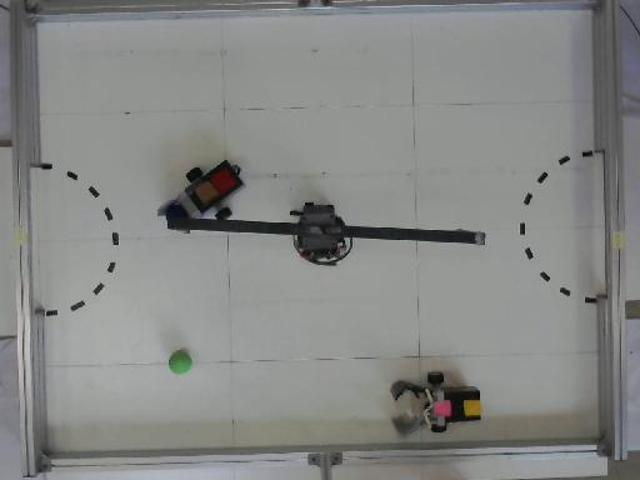
%> input picture code/test.jpg, 640 x 480 px
$ octave robotics_demo.m   (GNU Octave 9; MATLAB toolbox functions it lacks are replaced by stand-ins)
%> lines starting %> are read from the running program, lines starting %| are printed output that depends on the picture; in (x1, y1, x2, y2) boxes, pixels count from 0 and x2, y2 are one past the last pixel; in counts of white or black regions, pixels touching at a corner belong together; the program's own positions count from 1
### code/color_rec.m
%% Recognizing color patches
%% Input: Image in HSV, HSV parameter, structuring element
%% Output: centroid point (2x1)array
function [centroid] = color_rec(pic_hsv, hsv_param, se)

% Tolerance
h_tolerance = 0.0417;     % 0.0417 = (1/6)/4
s_tolerance = 0.15;
v_tolerance = 0.20;

% Thresholding by hue
BW_h_mask = pic_hsv(:,:,1) <= (hsv_param(1) + h_tolerance) & pic_hsv(:,:,1) >= (hsv_param(1) - h_tolerance);
% Thresholding by satuation
BW_s_mask = pic_hsv(:,:,2) <= (hsv_param(2) + s_tolerance) & pic_hsv(:,:,2) >= (hsv_param(2) - s_tolerance);
% Thresholding by value
BW_v_mask = pic_hsv(:,:,3) <= (hsv_param(3) + v_tolerance) & pic_hsv(:,:,3) >= (hsv_param(3) - v_tolerance);

% Get the specific color's binary image
BW = BW_h_mask & BW_s_mask & BW_v_mask;

% Morphology close and open
BW_close    = imclose(BW,se);
BW_open     = imopen(BW_close,se);

% Centroids calculation
C = regionprops(BW_open, 'Centroid');
centroid = cat(1, C.Centroid);

temp = centroid(:,1);
centroid(:,1) = centroid(:,2);
centroid(:,2) = temp;

% figure(1)
% imshow(BW_open)
end

### code/obstacle_img.m
%% Creating map for A* alogrithm
%% Input: Color patches' centroid point
%% Output: 48x64 Binary Image
function pic_b = obstacle_img(centroid_1, centroid_2)

% create a empty map
pic_b = zeros(48,64);

% bump location
bump = [23, 32];

% bump and car
for x = 1:48
    for y = 1:64
        if sqrt((x-bump(1))^2+(y-bump(2))^2) <= 3.5
            pic_b(x,y) = 1;
        end

        if sqrt((x-centroid_1(1))^2+(y-centroid_1(2))^2) <= 3.5
            pic_b(x,y) = 1;
        end

        if sqrt((x-centroid_2(1))^2+(y-centroid_2(2))^2) <= 3.5
            pic_b(x,y) = 1;
        end
    end
end

% wall
pic_b(1:19,1) = 1;
pic_b(29:48,1) = 1;
pic_b(1:19,64) = 1;
pic_b(29:48,64) = 1;
pic_b(1,:) = 1;
pic_b(48,:) = 1;

end

### code/astar.m
%% A* algorithm
%% Input: pic_b(48x64 map image), centroid(start) point, target point, structuring element
%% Output: path bank (2xN) matrix
function pathBank = astar(pic_b, centroid, target, se)

% declare constant
mapWidth = size(pic_b,1);
mapHeight = size(pic_b,2);
tileSize = 1;
walkable = 0;
unwalkable = 1;
onClosedList = 10;
onOpenList = onClosedList - 1;
found = 1;
nonexistent = 2;

% create needed array
% openList = zeros(mapWidth*mapHeight+2);
 whichList = zeros(mapWidth+1, mapHeight+1);
% [5 lines of commented-out code are left out]
 Gcost = zeros(mapWidth+1, mapHeight+1);
% Hcost = zeros(mapWidth*mapHeight+2);
 pathLength = 0;

% Initial point
startingX = round(centroid(1));
if startingX == 0;
    startingX = 1;
end
startingY = round(centroid(2));
if startingY == 0;
    startingY = 1;
end

% Target point
if (target(1) ~= 0) && (target(2) ~= 0)
   targetX = round(target(1));
   targetY = round(target(2));
else
   targetX = round(centroid(1));
   targetY = round(centroid(2));
end

if targetX == 0;
    targetX = 1;
end
if targetY == 0;
    targetY = 1;
end

% Obstacle
walkability = pic_b;
penalty = imerode(walkability,se);

newOpenListItemID = 0;

%% Run Algorithm
% 1. convert location data to coordinates in the walkability array
startX = round(startingX/tileSize);
startY = round(startingY/tileSize);
pathBank = [startX, startX, startX, startX; startY, startY, startY, startY];

% 2. Quick path check
if (startX == targetX) && (startY == targetY)
    fprintf('found\n');
    pathBank = [startX, startX; startY, startY];
elseif (walkability(targetX,targetY) == unwalkable)
	fprintf('noPath\n');
    pathBank = [startX, startX; startY, startY];
else

    % 3. add the starting location to the open list
    numberOfOpenListItems = 1;
    openList(1) = 1;
    openX(1) = startX;
    openY(1) = startY;

    while 1 % 4. until find the path or nonexist
        if numberOfOpenListItems ~= 0
            % 5. the open list is not empty, take the first cell off the list
            parentXval = openX(openList(1));
            parentYval = openY(openList(1));
            if parentXval == 0
                parentXval = 1;
            end
            if parentYval == 0
                parentYval = 1;
            end
            whichList(parentXval,parentYval) = onClosedList;

            numberOfOpenListItems = numberOfOpenListItems - 1;
            openList(1) = openList(numberOfOpenListItems+1); % move the last item in the heap up to slot #1
            v = 1;

            while 1 % repeat the following until the new item in slot #1 sinks to its proper spot
                u = v;
                if (2*u+1 <= numberOfOpenListItems) % if both children exist
                    % Check if the F cost of the parent is greater than each child.
                    % Select the lowest of the two children.
                    if Fcost(openList(u)) >= Fcost(openList(2*u))
                        v = 2*u;
                    end
                    if Fcost(openList(v)) >= Fcost(openList(2*u+1))
                        v = 2*u+1;
                    end
                else
                    if 2*u <= numberOfOpenListItems % if only child #1 exists
                    % Check if the F cost of the parent is greater than child #1
                        if Fcost(openList(u)) >= Fcost(openList(2*u))
                            v = 2*u;
                        end
                    end
                end

                if u ~= v % if parent's F is > one of its children, swap them
                    temp = openList(u);
                    openList(u) = openList(v);
                    openList(v) = temp;
                else
                    break; %otherwise, exit loop
                end
            end

            % 6. check the adjacent squares
            for b = (parentYval - 1): (parentYval + 1)
                for a = (parentXval - 1): (parentXval + 1)
                    if a > 0 && b > 0 && a <= mapWidth && b <= mapHeight
                        if whichList(a,b) ~= onClosedList
                            if walkability(a,b) ~= unwalkable
                                % don't cut cross corner
                                corner = walkable;
                                if (a == parentXval-1)
                                    if (b == parentYval-1)
                                        if (walkability(parentXval-1,parentYval) == unwalkable) || (walkability(parentXval,parentYval-1) == unwalkable)
                                            corner = unwalkable;
                                        end
                                    elseif (b == parentYval+1)
                                        if (walkability(parentXval,parentYval+1) == unwalkable || walkability(parentXval-1,parentYval) == unwalkable)
                                            corner = unwalkable;
                                        end
                                    end
                                elseif (a == parentXval+1)
                                    if (b == parentYval-1)
                                        if (walkability(parentXval,parentYval-1) == unwalkable || walkability(parentXval+1,parentYval) == unwalkable)
                                            corner = unwalkable;
                                        end
                                    elseif (b == parentYval+1)
                                        if (walkability(parentXval+1,parentYval) == unwalkable || walkability(parentXval,parentYval+1) == unwalkable)
                                            corner = unwalkable;
                                        end
                                    end
                                end
                                if corner == walkable
                                    % If not already on the open list, add it to the open list.
                                    if (whichList(a,b) ~= onOpenList)
                                        %Create a new open list item in the binary heap.
                                        newOpenListItemID = newOpenListItemID + 1; % each new item has a unique ID #
                                        m = numberOfOpenListItems+1;
                                        openList(m) = newOpenListItemID; % place the new open list item (actually, its ID#) at the bottom of the heap
                                        openX(newOpenListItemID) = a;
                                        openY(newOpenListItemID) = b; % record the x and y coordinates of the new item

                                        % Figure out its G cost
                                        if (abs(a-parentXval) == 1 && abs(b-parentYval) == 1)
                                            addedGCost = 14; % cost of going to diagonal squares
                                        else
                                            addedGCost = 10; % cost of going to non-diagonal squares
                                        end
                      %%%%%%%%%%%%%%%%%%%%%%%%%%%%%%%%%%%%%%%%%%%%%%%%%%%%%%%%%%%%%%%%%%%%%%%%%%%%%%%%%%%%%%%%%%%%%%%%%%%
                                        if penalty(a,b) == 1
                                            addedPenalty = 25;
                                        else
                                            addedPenalty = 0;
                                        end
                      %%%%%%%%%%%%%%%%%%%%%%%%%%%%%%%%%%%%%%%%%%%%%%%%%%%%%%%%%%%%%%%%%%%%%%%%%%%%%%%%%%%%%%%%%%%%%%%%%%%
                                        Gcost(a,b) = Gcost(parentXval,parentYval) + addedGCost + addedPenalty;

                                        %Figure out its H and F costs and parent
                                        Hcost(openList(m)) = 10*(abs(a - targetX) + abs(b - targetY));
                                        Fcost(openList(m)) = Gcost(a,b) + Hcost(openList(m));
                                        parentX(a,b) = parentXval ; parentY(a,b) = parentYval;

                                        % Move the new open list item to the proper place in the binary heap.
                                        % Starting at the bottom, successively compare to parent items,
                                        % swapping as needed until the item finds its place in the heap
                                        % or bubbles all the way to the top (if it has the lowest F cost).
                                        while m ~= 1 % While item hasn't bubbled to the top (m=1)
                                            %Check if child's F cost is < parent's F cost. If so, swap them.
                                            if (Fcost(openList(m)) <= Fcost(openList(round(m/2))))
                                                temp = openList(round(m/2));
                                                openList(round(m/2)) = openList(m);
                                                openList(m) = temp;
                                                m = round(m/2);
                                            else
                                                break;
                                            end
                                        end

                                        numberOfOpenListItems = numberOfOpenListItems+1; % add one to the number of items in the heap

                                        % Change whichList to show that the new item is on the open list.
                                        whichList(a,b) = onOpenList;
                                    else % If whichList(a,b) = onOpenList
                                        %Figure out the G cost of this possible new path
                                        if (abs(a-parentXval) == 1 && abs(b-parentYval) == 1)
                                            addedGCost = 14; % cost of going to diagonal tiles
                                        else
                                            addedGCost = 10; % cost of going to non-diagonal tiles
                                        end
                      %%%%%%%%%%%%%%%%%%%%%%%%%%%%%%%%%%%%%%%%%%%%%%%%%%%%%%%%%%%%%%%%%%%%%%%%%%%%%%%%%%%%%%%%%%%%%%%%%%%
                                        if penalty(a,b) == 1
                                            addedPenalty = 25;
                                        else
                                            addedPenalty = 0;
                                        end
                      %%%%%%%%%%%%%%%%%%%%%%%%%%%%%%%%%%%%%%%%%%%%%%%%%%%%%%%%%%%%%%%%%%%%%%%%%%%%%%%%%%%%%%%%%%%%%%%%%%%
                                        tempGcost = Gcost(parentXval,parentYval) + addedGCost + addedPenalty;

                                        % If this path is shorter (G cost is lower) then change
                                        % the parent cell, G cost and F cost.
                                        if (tempGcost < Gcost(a,b)) % if G cost is less,
                                            parentX(a,b) = parentXval; % change the square's parent
                                            parentY(a,b) = parentYval;
                                            Gcost(a,b) = tempGcost; % change the G cost

                                            % Because changing the G cost also changes the F cost, if
                                            % the item is on the open list we need to change the item's
                                            % recorded F cost and its position on the open list to make
                                            % sure that we maintain a properly ordered open list.
                                            for x = 1: numberOfOpenListItems % look for the item in the heap
                                                if openX(openList(x)) == a && openY(openList(x)) == b % item found
                                                    Fcost(openList(x)) = Gcost(a,b) + Hcost(openList(x));% change the F cost

                                                    % See if changing the F score bubbles the item up from it's current location in the heap
                                                    m = x;
                                                    while (m ~= 1) % While item hasn't bubbled to the top (m=1)
                                                        % Check if child is < parent. If so, swap them.
                                                        if (Fcost(openList(m)) < Fcost(openList(round(m/2))))
                                                            temp = openList(round(m/2));
                                                            openList(round(m/2)) = openList(m);
                                                            openList(m) = temp;
                                                            m = round(m/2);
                                                        else
                                                            break;
                                                        end
                                                    end
                                                    break; % exit for x = loop
                                                end
                                            end
                                        end
                                    end
                                end
                            end
                        end
                    end
                end
            end
        % 9.If open list is empty then there is no path.
        else
            path = nonexistent;
            break;
        end
        % If target is added to open list then path has been found.
        if (whichList(targetX,targetY) == onOpenList)
            path = found;
            break;
        end
    end

    % 10.Save the path if it exists.
    if path == found
        pathX = targetX;
        pathY = targetY;
        while 1
            % Look up the parent of the current cell.
            tempx = parentX(pathX,pathY);
            pathY = parentY(pathX,pathY);
            pathX = tempx;

            % Figure out the path length
            pathLength = pathLength + 1;

            if pathX == startX && pathY == startY
                break;
            end
        end

        % Now copy the path information over to the databank. Since we are
        % working backwards from the target to the start location, we copy
        % the information to the data bank in reverse order. The result is
        % a properly ordered set of path data, from the first step to the
        % last.
        pathX = targetX ; pathY = targetY;
        cellPosition = pathLength + 1;	% start at the end
        pathBank = zeros(2,cellPosition-1);
        while 1
            cellPosition = cellPosition - 1;
            pathBank(1,cellPosition) = pathX;
            pathBank(2,cellPosition) = pathY;

            % d.Look up the parent of the current cell.
            tempx = parentX(pathX,pathY);
            pathY = parentY(pathX,pathY);
            pathX = tempx;

            % e.If we have reached the starting square, exit the loop.
            if pathX == startX && pathY == startY
                break;
            end
        end
    end
end

n = size(pathBank,2);
if n < 2;
    pathBank(:,2) = [targetX; targetY];
end

### code/robotics_demo.m
clear all
clc

pic = imread('test.jpg');
%> pic is the input picture: size 480x640x3 uint8; mean R, G, B 134.4, 135.7, 133.9
pic_hsv = rgb2hsv(pic);
%> pic_hsv: size 480x640x3 double; mean H, S, V 0.338, 0.0381, 0.537

se_2 = strel('disk', 2);
se_4 = strel('disk', 4);

%hsv parameters
red_hsv     = [0.97, 0.75, 0.27];
brown_hsv   = [0.05, 0.50, 0.25];
yellow_hsv  = [0.11, 0.80, 0.52];
pink_hsv    = [0.95, 0.60, 0.55];
green_hsv   = [0.32, 0.45, 0.50];

tic

red     = color_rec(pic_hsv, red_hsv, se_2);
%> in color_rec, `BW_h_mask = pic_hsv(:,:,1) <= (hsv_param(1) + h_tolerance) & pic_hsv(:..`:
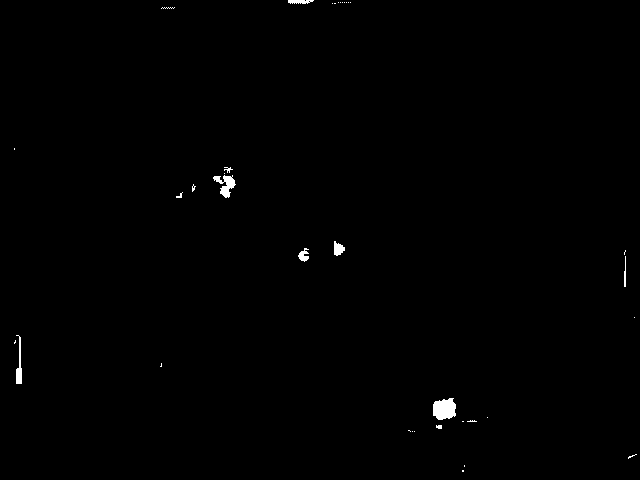
%> BW_h_mask: size 480x640 logical; 0.43% white; 36 white regions (27 under 20 px), largest, box (x1, y1, x2, y2) and area: (433, 398, 456, 420) 405, (213, 175, 236, 198) 251, (16, 335, 22, 384) 161
%> in color_rec, `BW = BW_h_mask & BW_s_mask & BW_v_mask;`:
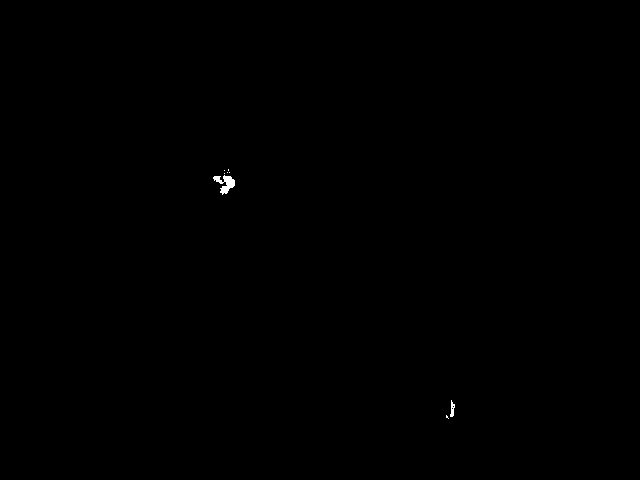
%> BW: size 480x640 logical; 0.09% white; 8 white regions (6 under 20 px), largest, box (x1, y1, x2, y2) and area: (213, 175, 235, 195) 212, (450, 400, 455, 417) 49
%> in color_rec, `C = regionprops(BW_open, 'Centroid');`: C = 1 region; Centroid: [226 183]
%> in color_rec, `centroid = cat(1, C.Centroid);`: centroid = [226 183]
%> in color_rec, `temp = centroid(:,1);`: temp = 226
%> red = [183 226]
brown   = color_rec(pic_hsv, brown_hsv, se_2);
%> call 2 of color_rec, with hsv_param = [0.05 0.5 0.25]
%> in color_rec (call 2), `BW_v_mask = pic_hsv(:,:,3) <= (hsv_param(3) + v_tolerance) & pic_hsv(:..`:
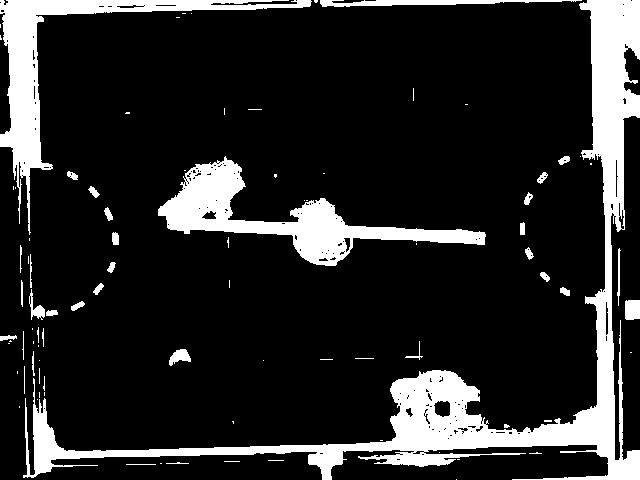
%> BW_v_mask: size 480x640 logical; 15.7% white; 88 white regions (53 under 20 px), largest, box (x1, y1, x2, y2) and area: (23, 0, 640, 480) 26824, (158, 156, 486, 266) 9408, (0, 0, 312, 235) 8504
%> in color_rec (call 2), `BW_open     = imopen(BW_close,se);`:
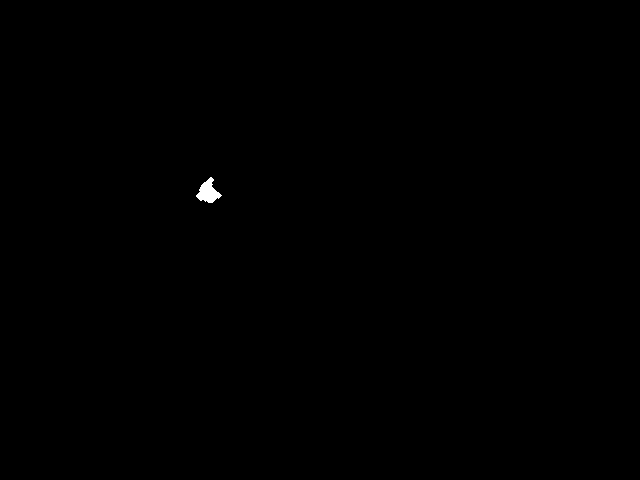
%> BW_open: size 480x640 logical; 0.12% white; 1 white region, box (x1, y1, x2, y2) and area: (196, 177, 222, 203) 356
%> in color_rec (call 2), `C = regionprops(BW_open, 'Centroid');`: C = 1 region; Centroid: [208.8 192.7]
%> in color_rec (call 2), `centroid = cat(1, C.Centroid);`: centroid = [208.8 192.7]
%> in color_rec (call 2), `temp = centroid(:,1);`: temp = 208.8
%> brown = [192.7 208.8]
yellow  = color_rec(pic_hsv, yellow_hsv, se_2);
%> call 3 of color_rec, with hsv_param = [0.11 0.8 0.52]
%> in color_rec (call 3), `BW_v_mask = pic_hsv(:,:,3) <= (hsv_param(3) + v_tolerance) & pic_hsv(:..`:
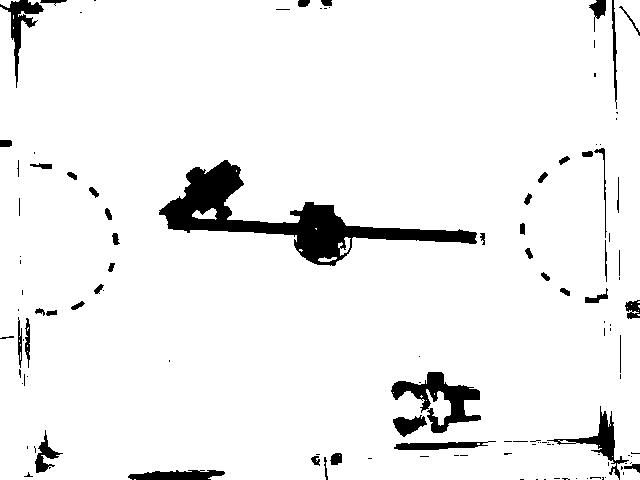
%> BW_v_mask: size 480x640 logical; 94.2% white; 121 black regions (73 under 20 px), largest, box (x1, y1, x2, y2) and area: (159, 160, 477, 266) 8262, (391, 372, 481, 433) 2079, (547, 406, 629, 480) 974
%> in color_rec (call 3), `BW = BW_h_mask & BW_s_mask & BW_v_mask;`:
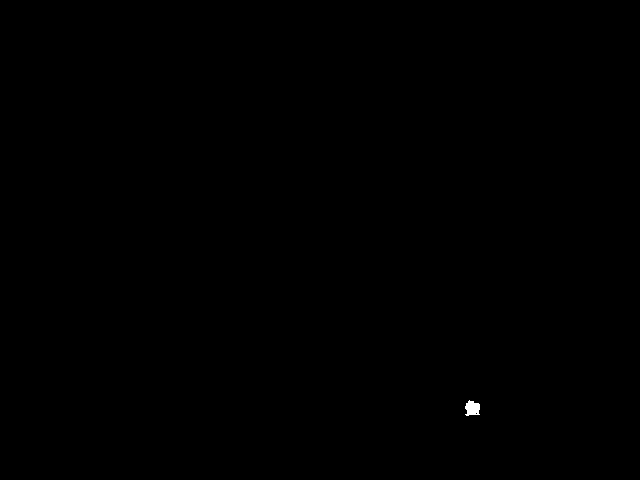
%> BW: size 480x640 logical; 0.06% white; 1 white region, box (x1, y1, x2, y2) and area: (465, 400, 480, 416) 178
%> in color_rec (call 3), `C = regionprops(BW_open, 'Centroid');`: C = 1 region; Centroid: [472.9 408.7]
%> in color_rec (call 3), `centroid = cat(1, C.Centroid);`: centroid = [472.9 408.7]
%> in color_rec (call 3), `temp = centroid(:,1);`: temp = 472.9
%> yellow = [408.7 472.9]
pink    = color_rec(pic_hsv, pink_hsv, se_2);
%> call 4 of color_rec, with hsv_param = [0.95 0.6 0.55]
%> in color_rec (call 4), `BW_h_mask = pic_hsv(:,:,1) <= (hsv_param(1) + h_tolerance) & pic_hsv(:..`:
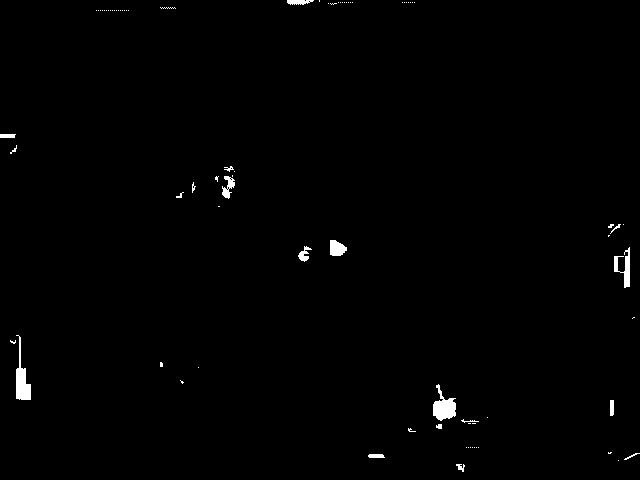
%> BW_h_mask: size 480x640 logical; 0.76% white; 80 white regions (61 under 20 px), largest, box (x1, y1, x2, y2) and area: (16, 335, 31, 400) 460, (433, 384, 456, 421) 460, (614, 247, 630, 288) 275
%> (the rest of the program and of its run is left out)
